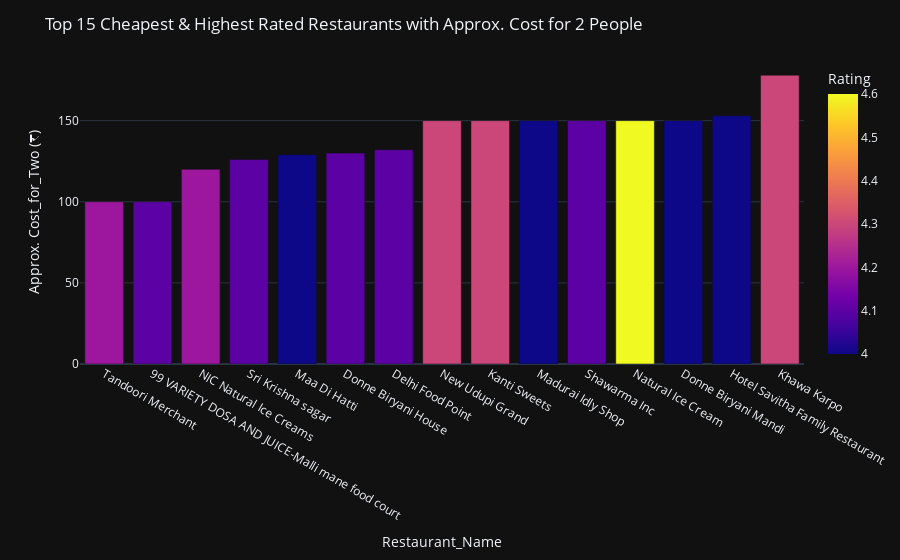

The notebook cell this image was saved under:
### Code cell
fig = px.bar(data_frame = df_Cheapest_Restaurants, 
             x = df_Cheapest_Restaurants['Shop_Name'][0:15], 
             y = df_Cheapest_Restaurants['Cost_for_Two (₹)'][0:15], 
             color = df_Cheapest_Restaurants['Rating'][0:15], 
             labels = {'x' : 'Restaurant_Name', 'y' : 'Approx. Cost_for_Two (₹)', 'color' : 'Rating'})
fig.update_layout(template = 'plotly_dark', 
                  title = 'Top 15 Cheapest & Highest Rated Restaurants with Approx. Cost for 2 People')
fig.show()

### Figure 1 — Plotly figure (JSON) as saved in the notebook; plotly's stock layout.template omitted (floating-point values rounded to 4 significant figures)
{"data": [{"alignmentgroup": "True", "hovertemplate": "Restaurant_Name=%{x}<br>Approx. Cost_for_Two (₹)=%{y}<br>Rating=%{marker.color}<extra></extra>", "legendgroup": "", "marker": {"color": [4.2, 4.1, 4.2, 4.1, 4, 4.1, 4.1, 4.3, 4.3, 4, 4.1, 4.6, 4, 4, 4.3], "coloraxis": "coloraxis", "pattern": {"shape": ""}}, "name": "", "offsetgroup": "", "orientation": "v", "showlegend": false, "textposition": "auto", "type": "bar", "x": ["Tandoori Merchant", "99 VARIETY DOSA AND JUICE-Malli mane food court", "NIC Natural Ice Creams", "Sri Krishna sagar", "Maa Di Hatti", "Donne Biryani House", "Delhi Food Point", "New Udupi Grand", "Kanti Sweets", "Madurai Idly Shop", "Shawarma Inc", "Natural Ice Cream", "Donne Biryani Mandi", "Hotel Savitha Family Restaurant", "Khawa Karpo"], "xaxis": "x", "y": [100, 100, 120, 126, 129, 130, 132, 150, 150, 150, 150, 150, 150, 153, 178], "yaxis": "y"}], "layout": {"barmode": "relative", "coloraxis": {"colorbar": {"title": {"text": "Rating"}}, "colorscale": [[0, "#0d0887"], [0.1111, "#46039f"], [0.2222, "#7201a8"], [0.3333, "#9c179e"], [0.4444, "#bd3786"], [0.5556, "#d8576b"], [0.6667, "#ed7953"], [0.7778, "#fb9f3a"], [0.8889, "#fdca26"], [1, "#f0f921"]]}, "legend": {"tracegroupgap": 0}, "margin": {"t": 60}, "title": {"text": "Top 15 Cheapest & Highest Rated Restaurants with Approx. Cost for 2 People"}, "xaxis": {"anchor": "y", "domain": [0, 1], "title": {"text": "Restaurant_Name"}}, "yaxis": {"anchor": "x", "domain": [0, 1], "title": {"text": "Approx. Cost_for_Two (₹)"}}}}
